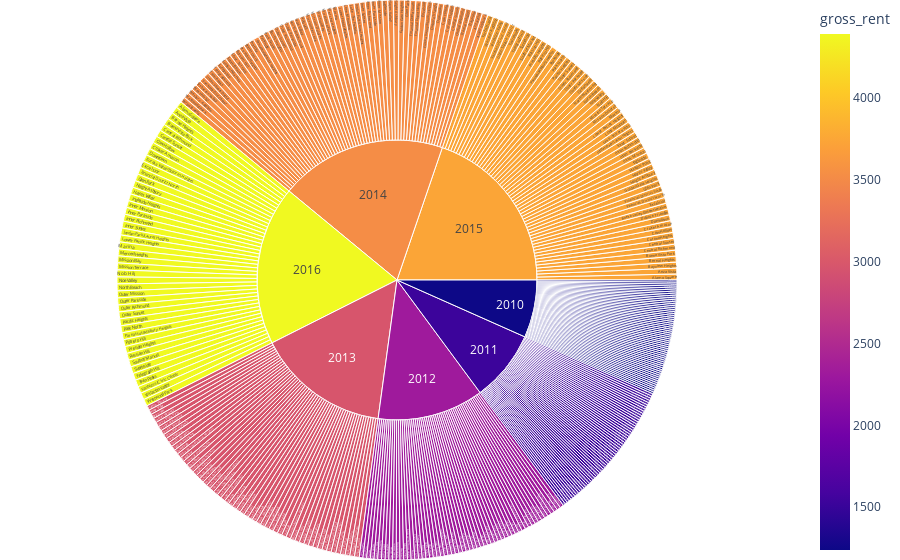

Write notebook code for a chart like this one.
### Code cell
fig = px.sunburst(avgPricePerSqftByNeighborhood ,path  =  ['year', 'neighborhood'],values = 'gross_rent',color = 'gross_rent')
fig.update_layout(margin = dict(t=0, l=0, r=0, b=0))
fig.show()

### Figure 1 — Plotly figure (JSON) as saved in the notebook; plotly's stock layout.template omitted (floating-point values rounded to 4 significant figures; data arrays with more than 128 entries replaced by an {"elided": "..."} marker saying what was removed)
{"data": [{"branchvalues": "total", "customdata": {"elided": "404x1 int values"}, "domain": {"x": [0, 1], "y": [0, 1]}, "hovertemplate": "labels=%{label}<br>gross_rent_sum=%{value}<br>parent=%{parent}<br>id=%{id}<br>gross_rent=%{color}<extra></extra>", "ids": {"elided": "404 str values"}, "labels": {"elided": "404 str values"}, "marker": {"coloraxis": "coloraxis", "colors": {"elided": "404 int values"}}, "name": "", "parents": {"elided": "404 str values"}, "type": "sunburst", "values": {"elided": "404 int values"}}], "layout": {"autosize": true, "coloraxis": {"colorbar": {"title": {"text": "gross_rent"}}, "colorscale": [[0, "#0d0887"], [0.1111, "#46039f"], [0.2222, "#7201a8"], [0.3333, "#9c179e"], [0.4444, "#bd3786"], [0.5556, "#d8576b"], [0.6667, "#ed7953"], [0.7778, "#fb9f3a"], [0.8889, "#fdca26"], [1, "#f0f921"]]}, "legend": {"tracegroupgap": 0}, "margin": {"b": 0, "l": 0, "r": 0, "t": 0}}}
